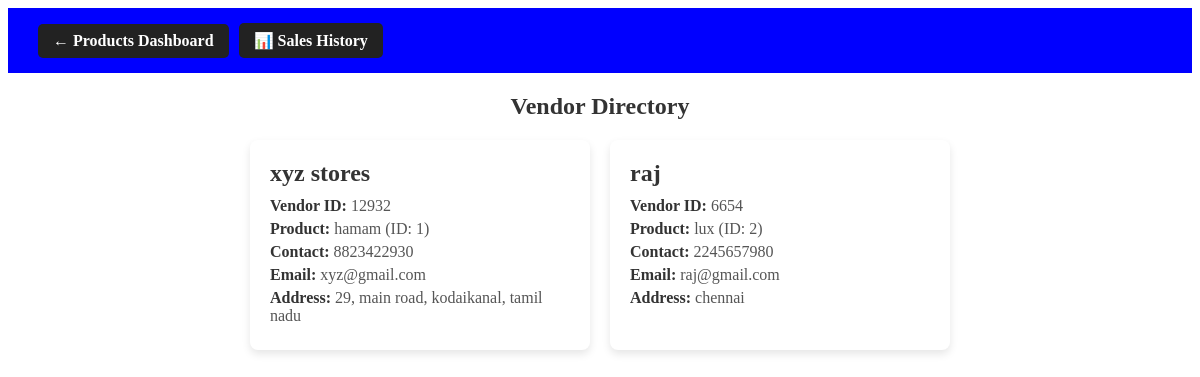
/stock (signed in), run on the app's committed database.
### tables this page shows
CREATE TABLE vendor(
    pid INTEGER PRIMARY KEY,
    pname TEXT NOT NULL,
    vendorid INTEGER NOT NULL,
    vendorname TEXT,
    contactno INTEGER,
    email TEXT,
    address TEXT
);

### app.py (the view)
@app.route('/stock')
def stock():
    if 'user' not in session:
        return redirect('/')
    vendors = get_all_stockmanage()
    return render_template('stock.html', vendors=vendors)

### db_utils.py (called while the page is built)
def connect_db():
    return sqlite3.connect(DB_PATH)

def get_all_stockmanage():
    try:
        con = connect_db()
        con.row_factory = sqlite3.Row
        cursor = con.cursor()
        cursor.execute("SELECT * FROM vendor")
        vendors = cursor.fetchall()
        result = [dict(row) for row in vendors]
        cursor.close()
        con.close()
        return result
    except Exception as e:
        print(f"Error in get_all_stockmanage: {e}")
        return []

### templates/stock.html (shortened to what this page needs)
<!DOCTYPE html>
<html lang="en">
<head>
    <link rel="stylesheet" href="{{ url_for('static', filename='css/stock.css') }}">
    <link rel="stylesheet" href="https://cdnjs.cloudflare.com/ajax/libs/font-awesome/6.4.0/css/all.min.css">
</head>
<body>
    <div class="topbar">
        <a href="/products">&larr; Products Dashboard</a>
        <a href="/sales-history">📊 Sales History</a>
    </div>
    <h2>Vendor Directory</h2>
    <div class="vendor-container">
        {% if vendors %}
            {% for vend in vendors %}
                <div class="vendor-card">
                    <h3>{{ vend['vendorname'] }}</h3>
                    <p><strong>Vendor ID:</strong> {{ vend['vendorid'] }}</p>
                    <p><strong>Product:</strong> {{ vend['pname'] }} (ID: {{ vend['pid'] }})</p>
                    <p><strong>Contact:</strong> {{ vend['contactno'] or 'N/A' }}</p>
                    <p><strong>Email:</strong> {{ vend['email'] or 'N/A' }}</p>
                    <p><strong>Address:</strong> {{ vend['address'] or 'N/A' }}</p>
                </div>
            {% endfor %}
        {% else %}
            <p>No vendors found.</p>
        {% endif %}
    </div>
</body>
</html>

### static/css/stock.css (style rules this page uses)
.topbar { background-color: blue; padding: 15px 30px; display: flex; align-items: center; position: relative; }
.topbar > a:not(.dropdown-trigger) { text-decoration: none; padding: 8px 15px; background: #222; color: white; border-radius: 5px; font-weight: bold; margin-right: 10px; }
h2 { color: #333; text-align: center; }
.vendor-container { display: flex; flex-wrap: wrap; gap: 20px; justify-content: center; }
.vendor-card { background-color: white; border-radius: 8px; box-shadow: 0 4px 8px rgba(0,0,0,0.1); padding: 20px; width: 300px; transition: transform 0.2s; }
.vendor-card h3 { margin: 0 0 10px; color: #333; font-size: 1.5em; }
.vendor-card p { margin: 5px 0; color: #555; }
.vendor-card p strong { color: #333; }

### data on the page
vendor: vendorname "xyz stores", vendorid "12932", pname "hamam", pid "1", contactno "8823422930", email "xyz@gmail.com", address "29, main road, kodaikanal, tamil nadu"
vendor: vendorname "raj", vendorid "6654", pname "lux", pid "2", contactno "2245657980", email "raj@gmail.com", address "chennai"
